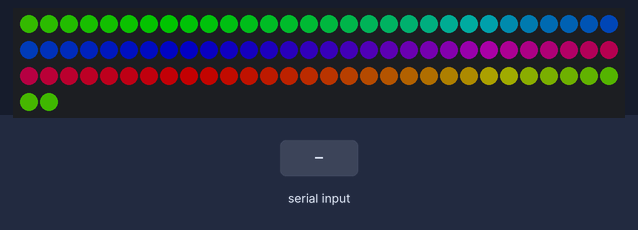
This sketch was run on a simulated Arduino Uno, built with avr-gcc and run on an emulated ATmega328P. Parts: 92 RGB LEDs in strip order, left to right, continuing on the next row. The test bench sets the inputs (shaded band). Dim RGB values are drawn brighter than linear; what the sketch prints to the serial monitor is not drawn.

Above: at 1.24 s.
1.3 s: byte 66 (0x42) received over Serial
At 2.5 s:
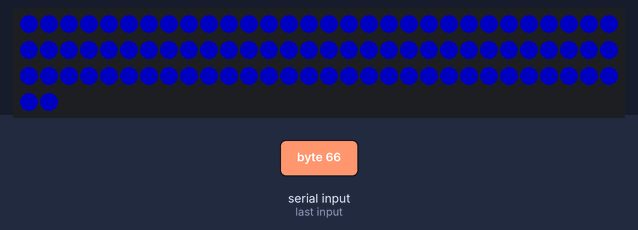
2.8 s: byte 67 (0x43) received over Serial
At 2.93 s:
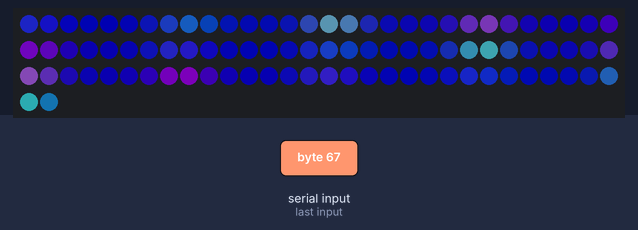
4.6 s: byte 82 (0x52) received over Serial
At 5.5 s:
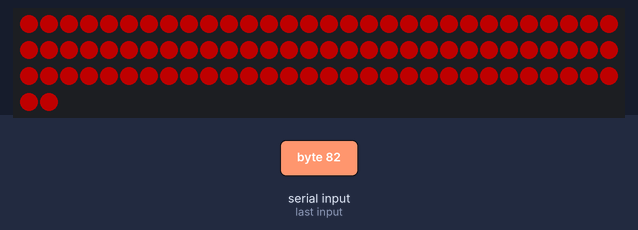
6.1 s: byte 83 (0x53) received over Serial
At 6.7 s:
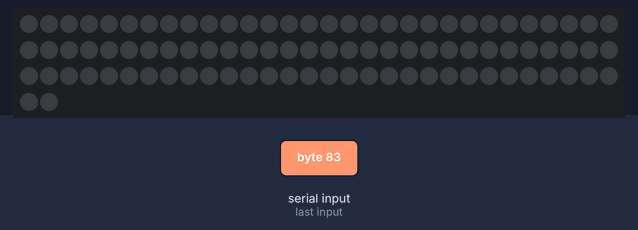
7.6 s: byte 80 (0x50) received over Serial
At 8.5 s:
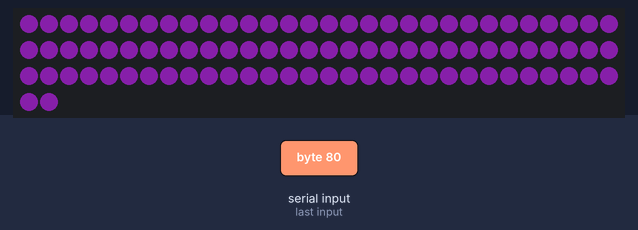
9.1 s: byte 67 (0x43) received over Serial
At 9.34 s:
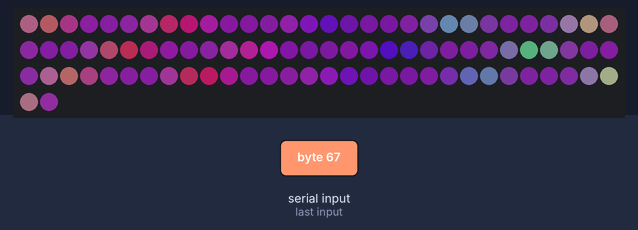

The sketch:

1_Lightbearer.ino
```cpp
#include "FastLED.h"
#include "pixeltypes.h"
#define RGB_PIN           6              // LED DATA PIN
#define RGB_LED_NUM    92           // 10 LEDs [0...9]
#define BRIGHTNESS       150           // brightness range [0..255]
#define CHIP_SET       WS2812B      // types of RGB LEDs
#define COLOR_CODE    GRB          //sequence of colors in data stream

// Define the array of LEDs
CRGB LEDs[RGB_LED_NUM];
uint8_t hue = 0;

#define UPDATES_PER_SECOND 100

byte iByte = 0x49;
int j = 0;

void setup() {
  Serial.begin(9600);
  Serial.println("WS2812B LEDs strip Initialize");
  Serial.println("Please enter value.");
  FastLED.addLeds<CHIP_SET, RGB_PIN, COLOR_CODE>(LEDs, RGB_LED_NUM).setCorrection(TypicalLEDStrip);
  randomSeed(analogRead(0));
  FastLED.setBrightness(BRIGHTNESS);
  FastLED.setMaxPowerInVoltsAndMilliamps(5, 500);
  FastLED.clear();
  FastLED.show();

}
//
void loop() {
  if (Serial.available() > 0) {
    // read the incoming byte:
    iByte = Serial.read();
  }
  if(iByte == 0x49){
    Disabled(50, j);
  } else if(iByte == 0x42){
      Alliance(false);
  } else if(iByte == 0x52){
      Alliance(true);
  } else if(iByte == 0x53){
    FastLED.clear();
    FastLED.show();
  } else if(iByte == 0x43){
    Celebrate();
  } else if(iByte == 0x50){
        GamePiece(true);
  } else if(iByte == 0x59){
        GamePiece(false);
  }
   j++;
   delay(50);


}
```

Alliance.ino
```cpp
void Alliance(bool red){
  if(red){
    for(int i=0; i < RGB_LED_NUM; i++) {
      LEDs[RGB_LED_NUM - 1 - i].setRGB(255, 0, 0);
    }
  }else{
    for(int i=0; i < RGB_LED_NUM; i++) {
      LEDs[RGB_LED_NUM - 1 - i].setRGB(0, 0, 255);
    }
  }
  FastLED.show();
}
```

Celebrate.ino
```cpp
void Celebrate(){
  static uint16_t sPseudotime = 0;
  static uint16_t sLastMillis = 0;
  static uint16_t sHue16 = 0;

  uint8_t sat8 = beatsin88( 87, 220, 250);
  uint8_t brightdepth = beatsin88( 341, 96, 224);
  uint16_t brightnessthetainc16 = beatsin88( 203, (25 * 256), (40 * 256));
  uint8_t msmultiplier = beatsin88(147, 23, 60);

  uint16_t hue16 = sHue16;//gHue * 256;
  uint16_t hueinc16 = beatsin88(113, 1, 3000);

  uint16_t ms = millis();
  uint16_t deltams = ms - sLastMillis ;
  sLastMillis  = ms;
  sPseudotime += deltams * msmultiplier;
  sHue16 += deltams * beatsin88( 400, 5,9);
  uint16_t brightnesstheta16 = sPseudotime;

  for( uint16_t i = 0 ; i < RGB_LED_NUM; i++) {
    hue16 += hueinc16;
    uint8_t hue8 = hue16 / 256;

    brightnesstheta16  += brightnessthetainc16;
    uint16_t b16 = sin16( brightnesstheta16  ) + 32768;

    uint16_t bri16 = (uint32_t)((uint32_t)b16 * (uint32_t)b16) / 65536;
    uint8_t bri8 = (uint32_t)(((uint32_t)bri16) * brightdepth) / 65536;
    bri8 += (255 - brightdepth);

    CRGB newcolor = CHSV( hue8, sat8, bri8);

    uint16_t pixelnumber = i;
    pixelnumber = (RGB_LED_NUM-1) - pixelnumber;

    nblend( LEDs[pixelnumber], newcolor, 64);
  }
  FastLED.show();
}
```

Disabled.ino
```cpp
void Disabled(int DelayDuration, int position) {
  byte *c;
  uint16_t i;

    for(i=0; i < RGB_LED_NUM; i++) {
      c = Wheel(((i * 256 / RGB_LED_NUM) + position) & 255);
      LEDs[RGB_LED_NUM - 1 - i].setRGB(*c, *(c+1), *(c+2));
    }
    FastLED.show();

}

byte *Wheel(byte WheelPosition) {
  static byte c[3];

  if(WheelPosition < 85) {
   c[0] = WheelPosition * 3;
   c[1] = 255 - WheelPosition * 3;
   c[2] = 0;
  }
  else if(WheelPosition < 170) {
   WheelPosition -= 85;
   c[0] = 255 - WheelPosition * 3;
   c[1] = 0;
   c[2] = WheelPosition * 3;
  }
  else {
   WheelPosition -= 170;
   c[0] = 0;
   c[1] = WheelPosition * 3;
   c[2] = 255 - WheelPosition * 3;
  }

  return c;
}
```

GamePiece.ino
```cpp
void GamePiece(bool cube){
  if(cube){
    for(int i=0; i < RGB_LED_NUM; i++) {
      LEDs[RGB_LED_NUM - 1 - i].setRGB(204, 51, 255);
    }
  }else{
    for(int i=0; i < RGB_LED_NUM; i++) {
      LEDs[RGB_LED_NUM - 1 - i].setRGB(224, 75, 0);
    }
  }
  FastLED.show();
}
```

Measured:
- after the input at 1.3 s, the LEDs: change at once (image 1)
- after the input at 2.8 s, the LEDs: first change at once (image 2 shows a later state)
- after the input at 4.6 s, the LEDs: change after 0.05 s (image 3)
- after the input at 6.1 s, the LEDs: change at once (image 4)
- after the input at 7.6 s, the LEDs: change at once (image 5)
- after the input at 9.1 s, the LEDs: first change after 0.06 s (image 6 shows a later state)
